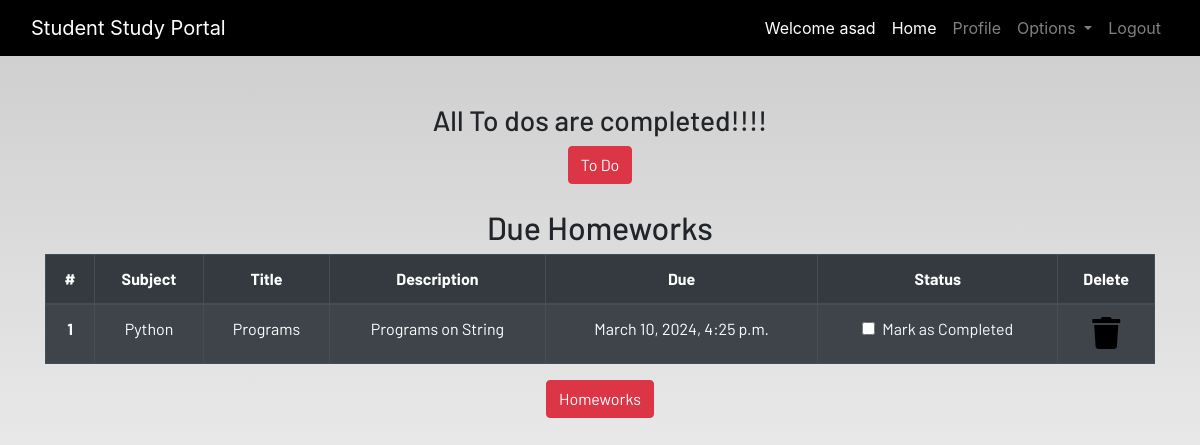
/profile/ (signed in), run on the app's committed database.
### portalapp/models.py (models this page shows)
class Homework(models.Model):
    user = models.ForeignKey(User, on_delete=models.CASCADE)
    subject = models.CharField(max_length=50)
    title = models.CharField(max_length=50)
    description = models.TextField()
    due = models.DateTimeField()
    is_finished = models.BooleanField(default = False)

### portalapp/views.py (the view)
# urls.py: path('profile/',app_views.profile, name = 'profile'),
@login_required
def profile(request):
    homeworks = Homework.objects.filter(is_finished = False, user = request.user)
    todos = Todo.objects.filter(is_finished = False, user = request.user)
    if len(homeworks) == 0:
        homework_done = True
    else:
        homework_done = False
    if len(todos) == 0:
        todos_done = True
    else:
        todos_done = False
    return render(request, 'portalapp/profile.html',locals())

### portalapp/templates/portalapp/profile.html
{% extends 'portalapp/base.html' %} {% load static %}
{% load crispy_forms_tags%}
{% block content %}
<section class="text-center">
    <div class="container">
    {% if not todos_done %}
        <h2>Due ToDos</h2>
        <table class="table table-striped table-bordered table-hover table-dark">
            <thead>
                <tr>
                    <th scope="col">#</th>
                    <th scope="col">Title</th>
                    <th scope="col">Status</th>
                    <th scope="col">Delete</th>
                </tr>
            </thead>
            <tbody>
                {% for i in todos %}
                <tr>
                    <th scope="row">{{forloop.counter}}</th>
                    <td>{{i.title}}</td>
                    <td>
                        <a href="{% url 'update-todo' i.id %}">
                            <div class="form-check">
                                {% if i.is_finished %}
                                    <input class="form-check-input" type="checkbox" value="" checked>
                                {% else %}
                                    <input class="form-check-input" type="checkbox" value="">
                                {% endif %}
                                <label class="form-check-label text-light" for="flexCheckDefault">
                                    Mark as Completed
                                </label>
                            </div>
                        </a>
                    </td>
                    <td><a href="{% url 'delete-todo' i.id %}"><i class="fa fa-trash fa-2x"></i></a></td>
                </tr>
                {% endfor %}
            </tbody>
        </table>
    {% else %}
        <h3>All To dos are completed!!!!</h3>
    {% endif %}
        <a href="{% url 'todo' %}" class="btn btn-danger">To Do</a>
        <br><br>
        {% if not homework_done %}
        <h2>Due Homeworks</h2>
        <table class="table table-striped table-bordered table-hover table-dark">
            <thead>
                <tr>
                    <th scope="col">#</th>
                    <th scope="col">Subject</th>
                    <th scope="col">Title</th>
                    <th scope="col">Description</th>
                    <th scope="col">Due</th>
                    <th scope="col">Status</th>
                    <th scope="col">Delete</th>
                </tr>
            </thead>
            <tbody>
                {% for i in homeworks %}
                <tr>
                    <th scope="row">{{forloop.counter}}</th>
                    <td>{{i.subject}}</td>
                    <td>{{i.title}}</td>
                    <td>{{i.description}}</td>
                    <td>{{i.due}}</td>
                    <td>
                        <a href="{% url 'update-homework' i.id %}">
                            <div class="form-check">
                                {% if i.is_finished == True %}
                                    <input class="form-check-input" type="checkbox" value="" checked>
                                {% else %}
                                    <input class="form-check-input" type="checkbox" value="">
                                {% endif %}
                                <label class="form-check-label text-light" for="flexCheckDefault">
                                    Mark as Completed
                                </label>
                            </div>
                        </a>
                    </td>
                    <td><a href="{% url 'delete-homework' i.id %}"><i class="fa fa-trash fa-2x"></i></a></td>
                </tr>
                {% endfor %}
            </tbody>
        </table>
        {% else %}
        <h3>All To homeworks are completed!!!!</h3>
        {% endif %}
        <a href="{% url 'homework' %}" class="btn btn-danger">Homeworks</a>
    </div>
</section>
{% endblock content %}

### portalapp/templates/portalapp/base.html (shortened to what this page needs)
<!DOCTYPE html>
{% load static %}
<html lang="en">
<head>
  <link rel="stylesheet" href="https://stackpath.bootstrapcdn.com/bootstrap/4.3.1/css/bootstrap.min.css"
 />
  <link rel="stylesheet" href="https://use.fontawesome.com/releases/v5.7.2/css/all.css"
 />
  <link rel="stylesheet" href="{% static 'css/main.css' %}" />
</head>
<body>
  <header>
    <nav class="navbar navbar-expand-lg navbar-dark bg-dark">
      <div class="container-fluid">
        <a class="navbar-brand" href="{% url 'home' %}">Student Study Portal</a>
        <div class="collapse navbar-collapse justify-content-end" id="navbarSupportedContent">
          <ul class="navbar-nav mb-2 mb-lg-0">
            {% if user.is_authenticated %}
            <li class="nav-item">
              <a class="nav-link active" aria-current="page" href="{% url 'home' %}">Welcome {{request.user}}</a>
            </li>
            <li class="nav-item">
              <a class="nav-link active" aria-current="page" href="{% url 'home' %}">Home</a>
            </li>
            <li class="nav-item">
              <a class="nav-link" href="{% url 'profile' %}">Profile</a>
            </li>
            <li class="nav-item dropdown">
              <a class="nav-link dropdown-toggle" href="#" id="navbarDropdown" role="button" data-toggle="dropdown"
                aria-haspopup="true" aria-expanded="false">
                Options
              </a>
            </li>
            <li class="nav-item">
              <a class="nav-link" href="{% url 'logout' %}">Logout</a>
            </li>
            {% endif %}
          </ul>
        </div>
      </div>
    </nav>
  </header>
  <br /><br />
  <main>
    {% block content %}
    {% endblock content %}
  </main>
</body>
</html>

### static/css/main.css (style rules this page uses)
html { scroll-behavior: smooth; height: 100%; width: 100%; }
main { font-family: Barlow, Quicksand, Rubik, sans-serif, serif, 'Times New Roman', Times, serif !important; }
.navbar { background-color: rgb(0, 0, 0) !important; }
a { text-decoration: none !important; color: black; }
html, body { max-width: 100%; overflow-x: hidden; height: 100%; width: 100%; }
body { background: linear-gradient(rgba(0, 0, 0, 0.2), rgba(255, 255, 255, 0.5)); overflow-x: hidden; background-repeat: no-repeat; }
.fa { color: black; }

### data on the page
Homework: subject "Python", title "Programs", description "Programs on String", due "March 10, 2024, 4:25 p.m."

### other printed values
{{ request.user }} "asad"
